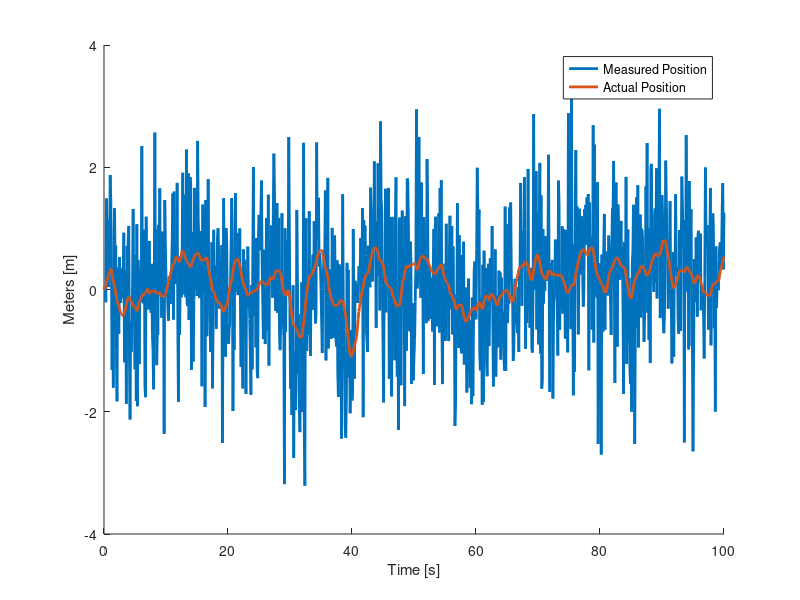

This figure's MATLAB source: (Note: this script raises an error after producing the figure.)
%% Formatting
clc
clear
close all
format shortg
%% Begin Problem 1 Part A
% Constants/Simulation Parameters
tFinal = 100; % [s]
tStart = 0; % [s]
dt = 0.1; % [s]

tSequence = tStart:dt:tFinal; % [s] (array)

plotFontSize = 14;

% State Space System
A_CL = [0 1;-1 -1.4]; % Closed-Loop A-Matrix


B = [0;1];
C = [1 0];

% Pre-allocating for speed
X = zeros(2,length(tSequence));
Y = zeros(1,length(tSequence));
w = zeros(1,length(tSequence));
Q = zeros(1,length(tSequence));
eta = zeros(1,length(tSequence));
R = zeros(1,length(tSequence));

% Beginning Simulation
for i = 1:length(tSequence)
    
    % Simulating Process Noise
    w(i) = 2*randn();
    Q(i) = mean(w(i)*w(i)');

    % Simulating Sensor Noise
    eta(i) = randn();
    R(i) = mean(eta(i)*eta(i)'); 
    % Simulation is Continuous
    X_dot = A_CL*X(:,i) + B*w(i);
    X(:,i+1) = X_dot*dt + X(:,i);

    % Measurement
    Y(i+1) = C*X(:,i+1) + randn(1,1);
end

% Plotting Simulation
simFig = figure('Position',[500 250 1000 600],'Name','Continuous Model simulation');
hold on
plot(tSequence,Y(2:end),'LineWidth',2)
plot(tSequence,X(1,2:end),'LineWidth',2)
legend('Measured Position','Actual Position')
ylabel('Meters [m]')
xlabel('Time [s]')
fontsize(simFig,plotFontSize,"points")
saveas(simFig,'Q1_simulation.png')

%% Begin Problem 1 Part B
Q = mean(Q);
Q_d = B*Q*B'*dt;
R_d = mean(R);

%% Begin Problem 1 Part C

% Defining discrete dynamic model
trick = expm([-A_CL (B*Q*B');zeros(2) A_CL']*dt);
A_d = trick(3:4,3:4)';
Q_d = A_d*trick(1:2,3:4);
% Pre-allocating for speed
X_hat = zeros(2,length(tSequence));
P = eye(2);
P_minus = zeros(2,2,length(tSequence)-1);
P_plus = zeros(2,2,length(tSequence)-1);
L_k = zeros(2,length(tSequence)-1);

% Beginning Kalman Filter Simulation
for i = 1:length(tSequence)-1

    % Time Update
    X_hat(:,i+1) = A_d*X_hat(:,i);
    P_minus(:,:,i+1) = A_d*P_plus(:,:,i)*A_d' + Q_d;

    % Measurement Update
    L_k(:,i) = P_minus(:,:,i+1)*C'*(C*P_minus(:,:,i+1)*C' + R_d)^-1;
    P_plus(:,:,i+1)  = (eye(2) - L_k(:,i)*C)*P_minus(:,:,i+1);
    X_hat(:,i+1) = X_hat(:,i+1) + L_k(:,i)*(Y(i) - C*X_hat(:,i+1));

end

% Plotting Kalman Filter
KFFig = figure('Position',[500 250 1000 600],'Name','Continuous Model simulation');
hold on
plot(tSequence,X_hat(1,:),'LineWidth',2)
plot(tSequence,X(1,2:end),'LineWidth',2)
legend('Filtered Position','Actual Position')
ylabel('Meters [m]')
% ylim([-4 4])
xlabel('Time [s]')
fontsize(KFFig,plotFontSize,"points")
saveas(KFFig,'Q1_filter.png')

gainFig = figure('Position',[500 250 1000 600],'Name','Continuous Model simulation');
hold on
plot(tSequence(2:end),L_k(1,:),'LineWidth',2)
plot(tSequence(2:end),L_k(2,:),'LineWidth',2)
legend('Gain 1','Gain 2')
ylabel('Gain Values')
% ylim([-4 4])
xlabel('Time [s]')
fontsize(gainFig,plotFontSize,"points")
saveas(gainFig,'Q1_gain.png')